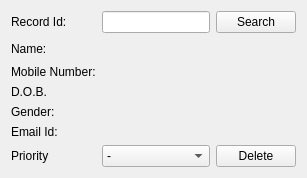
              <widget class="QWidget" name="adminLoginStackMofifyTab">
               <attribute name="title">
                <string>Modify Record</string>
               </attribute>
               <layout class="QGridLayout" name="gridLayout_12">
                <item row="7" column="0">
                 <widget class="QLabel" name="label_8">
                  <property name="text">
                   <string>Priority</string>
                  </property>
                 </widget>
                </item>
                <item row="1" column="1">
                 <widget class="QLineEdit" name="adminRecordText"/>
                </item>
                <item row="1" column="3">
                 <widget class="QPushButton" name="searchRecord">
                  <property name="text">
                   <string>Search</string>
                  </property>
                 </widget>
                </item>
                <item row="1" column="0">
                 <widget class="QLabel" name="label_26">
                  <property name="text">
                   <string>Record Id:</string>
                  </property>
                  <property name="alignment">
                   <set>Qt::AlignLeading|Qt::AlignLeft|Qt::AlignVCenter</set>
                  </property>
                 </widget>
                </item>
                <item row="2" column="0">
                 <widget class="QLabel" name="label_4">
                  <property name="text">
                   <string>Name:</string>
                  </property>
                 </widget>
                </item>
                <item row="4" column="0">
                 <widget class="QLabel" name="label_6">
                  <property name="text">
                   <string>D.O.B.</string>
                  </property>
                 </widget>
                </item>
                <item row="6" column="0">
                 <widget class="QLabel" name="label_9">
                  <property name="text">
                   <string>Email Id:</string>
                  </property>
                 </widget>
                </item>
                <item row="7" column="1">
                 <widget class="QComboBox" name="adminTabPriority">
                  <item>
                   <property name="text">
                    <string>-</string>
                   </property>
                  </item>
                  <item>
                   <property name="text">
                    <string>recommended</string>
                   </property>
                  </item>
                  <item>
                   <property name="text">
                    <string>waiting</string>
                   </property>
                  </item>
                  <item>
                   <property name="text">
                    <string>Immediate</string>
                   </property>
                  </item>
                 </widget>
                </item>
                <item row="5" column="0">
                 <widget class="QLabel" name="label_7">
                  <property name="text">
                   <string>Gender:</string>
                  </property>
                 </widget>
                </item>
                <item row="2" column="3">
                 <spacer name="horizontalSpacer">
                  <property name="orientation">
                   <enum>Qt::Horizontal</enum>
                  </property>
                  <property name="sizeHint" stdset="0">
                   <size>
                    <width>40</width>
                    <height>20</height>
                   </size>
                  </property>
                 </spacer>
                </item>
                <item row="3" column="0">
                 <widget class="QLabel" name="label_5">
                  <property name="text">
                   <string>Mobile Number:</string>
                  </property>
                 </widget>
                </item>
                <item row="2" column="1">
                 <widget class="QLabel" name="adminTabName">
                  <property name="sizePolicy">
                   <sizepolicy hsizetype="Preferred" vsizetype="Preferred">
                    <horstretch>0</horstretch>
                    <verstretch>0</verstretch>
                   </sizepolicy>
                  </property>
                  <property name="text">
                   <string/>
                  </property>
                 </widget>
                </item>
                <item row="3" column="1">
                 <widget class="QLabel" name="adminTabNumber">
                  <property name="text">
                   <string/>
                  </property>
                 </widget>
                </item>
                <item row="4" column="1">
                 <widget class="QLabel" name="adminTabDob">
                  <property name="text">
                   <string/>
                  </property>
                 </widget>
                </item>
                <item row="5" column="1">
                 <widget class="QLabel" name="adminTabGender">
                  <property name="text">
                   <string/>
                  </property>
                 </widget>
                </item>
                <item row="6" column="1">
                 <widget class="QLabel" name="adminTabEmail">
                  <property name="text">
                   <string/>
                  </property>
                 </widget>
                </item>
                <item row="7" column="3">
                 <widget class="QPushButton" name="deleteRecord">
                  <property name="text">
                   <string>Delete</string>
                  </property>
                 </widget>
                </item>
               </layout>
              </widget>
